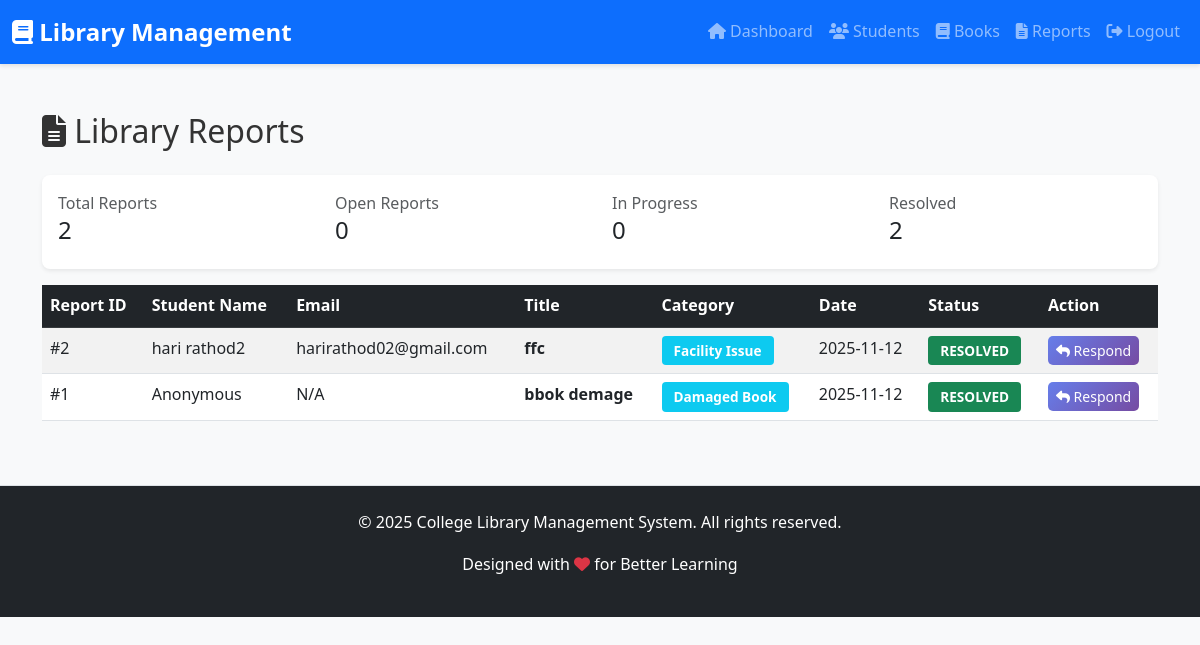
The app's page /admin/reports (signed in) with its own data.
### tables this page shows
CREATE TABLE reports (
            id INTEGER PRIMARY KEY AUTOINCREMENT,
            student_id INTEGER,
            title TEXT NOT NULL,
            description TEXT NOT NULL,
            category TEXT NOT NULL,
            status TEXT DEFAULT 'open',
            created_at TIMESTAMP DEFAULT CURRENT_TIMESTAMP,
            updated_at TIMESTAMP,
            response TEXT,
            FOREIGN KEY (student_id) REFERENCES students(id)
        );

CREATE TABLE students (
            id INTEGER PRIMARY KEY AUTOINCREMENT,
            name TEXT NOT NULL,
            email TEXT UNIQUE NOT NULL,
            password TEXT NOT NULL,
            roll_number TEXT UNIQUE NOT NULL,
            phone TEXT,
            department TEXT,
            created_at TIMESTAMP DEFAULT CURRENT_TIMESTAMP
        );

### app.py (the view)
@app.route('/admin/reports')
@admin_required
def admin_reports():
    conn = get_db()
    cursor = conn.cursor()
    cursor.execute('''
        SELECT r.*, s.name as student_name, s.email
        FROM reports r
        LEFT JOIN students s ON r.student_id = s.id
        ORDER BY r.created_at DESC
    ''')
    reports = cursor.fetchall()
    conn.close()
    return render_template('admin_reports.html', reports=reports)

### app.py (called while the page is built)
def get_db():
    conn = sqlite3.connect(DATABASE)
    conn.row_factory = sqlite3.Row
    return conn

def admin_required(f):
    @wraps(f)
    def decorated_function(*args, **kwargs):
        if 'admin_id' not in session:
            flash('Admin login required', 'danger')
            return redirect(url_for('admin_login'))
        return f(*args, **kwargs)
    return decorated_function

### templates/admin_reports.html (shortened to what this page needs)
{% extends "base.html" %}
{% block content %}
<div class="container my-5">
    <h2 class="mb-4"><i class="fas fa-file-alt"></i> Library Reports</h2>
    <div class="row mb-3">
        <div class="col-md-12">
            <div class="card shadow-sm">
                <div class="card-body">
                    <div class="row">
                        <div class="col-md-3">
                            <p class="text-muted mb-0">Total Reports</p>
                            <h4>{{ reports|length }}</h4>
                        </div>
                        <div class="col-md-3">
                            <p class="text-muted mb-0">Open Reports</p>
                            <h4>{{ reports|selectattr('status', 'equalto', 'open')|list|length }}</h4>
                        </div>
                        <div class="col-md-3">
                            <p class="text-muted mb-0">In Progress</p>
                            <h4>{{ reports|selectattr('status', 'equalto', 'in_progress')|list|length }}</h4>
                        </div>
                        <div class="col-md-3">
                            <p class="text-muted mb-0">Resolved</p>
                            <h4>{{ reports|selectattr('status', 'equalto', 'resolved')|list|length }}</h4>
                        </div>
                    </div>
                </div>
            </div>
        </div>
    </div>
    {% if reports %}
        <div class="table-responsive">
            <table class="table table-hover table-striped">
                <thead class="table-dark">
                    <tr>
                        <th>Report ID</th>
                        <th>Student Name</th>
                        <th>Email</th>
                        <th>Title</th>
                        <th>Category</th>
                        <th>Date</th>
                        <th>Status</th>
                        <th>Action</th>
                    </tr>
                </thead>
                <tbody>
                    {% for report in reports %}
                        <tr>
                            <td>#{{ report['id'] }}</td>
                            <td>{{ report['student_name'] if report['student_name'] else 'Anonymous' }}</td>
                            <td>{{ report['email'] if report['email'] else 'N/A' }}</td>
                            <td><strong>{{ report['title'] }}</strong></td>
                            <td><span class="badge bg-info">{{ report['category'] }}</span></td>
                            <td>{{ report['created_at'][:10] }}</td>
                            <td>
                                {% if report['status'] == 'open' %}
                                    <span class="badge bg-danger">OPEN</span>
                                {% elif report['status'] == 'in_progress' %}
                                    <span class="badge bg-warning">IN PROGRESS</span>
                                {% else %}
                                    <span class="badge bg-success">RESOLVED</span>
                                {% endif %}
                            </td>
                            <td>
                                <a href="{{ url_for('respond_report', report_id=report['id']) }}" class="btn btn-primary btn-sm">
                                    <i class="fas fa-reply"></i> Respond
                                </a>
                            </td>
                        </tr>
                    {% endfor %}
                </tbody>
            </table>
        </div>
    {% else %}
        <div class="alert alert-info text-center py-5">
            <i class="fas fa-file-alt fa-3x mb-3"></i>
            <p>No reports submitted yet.</p>
        </div>
    {% endif %}
</div>
{% endblock %}

### static/css/style.css (style rules this page uses)
:root { --primary-color: #667eea; --secondary-color: #764ba2; --success-color: #28a745; --danger-color: #dc3545; --warning-color: #ffc107; --info-color: #17a2b8; }
body { font-family: 'Segoe UI', Tahoma, Geneva, Verdana, sans-serif; line-height: 1.6; color: #333; background-color: #f8f9fa; }
.card { border: none; border-radius: 8px; transition: all 0.3s ease; }
.btn { border-radius: 5px; font-weight: 500; transition: all 0.3s ease; }
.btn-primary { background: linear-gradient(135deg, #667eea 0%, #764ba2 100%); border: none; }
.table { background: white; border-radius: 8px; }
.table thead { background: #f8f9fa; }
.badge { padding: 0.5rem 0.75rem; font-size: 0.85rem; border-radius: 4px; }
.shadow-sm { box-shadow: 0 0.125rem 0.25rem rgba(0, 0, 0, 0.075) !important; }

### records on screen
reports: id "2", name "hari rathod2", email "harirathod02@gmail.com", title "ffc", category "Facility Issue", created_at "2025-11-12", status "RESOLVED"
reports: id "1", report "Anonymous", report "N/A", title "bbok demage", category "Damaged Book", created_at "2025-11-12", status "RESOLVED"

### other values on screen
{{ reports|length }} "2"
{{ reports|selectattr('status', 'equalto', 'open')|list|length }} "0"
{{ reports|selectattr('status', 'equalto', 'in_progress')|list|length }} "0"
{{ reports|selectattr('status', 'equalto', 'resolved')|list|length }} "2"
